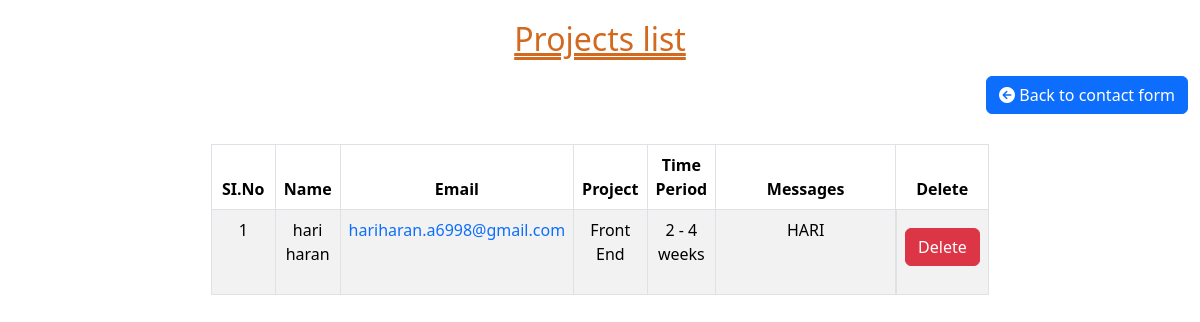
Before: /view_contact with the older database file.
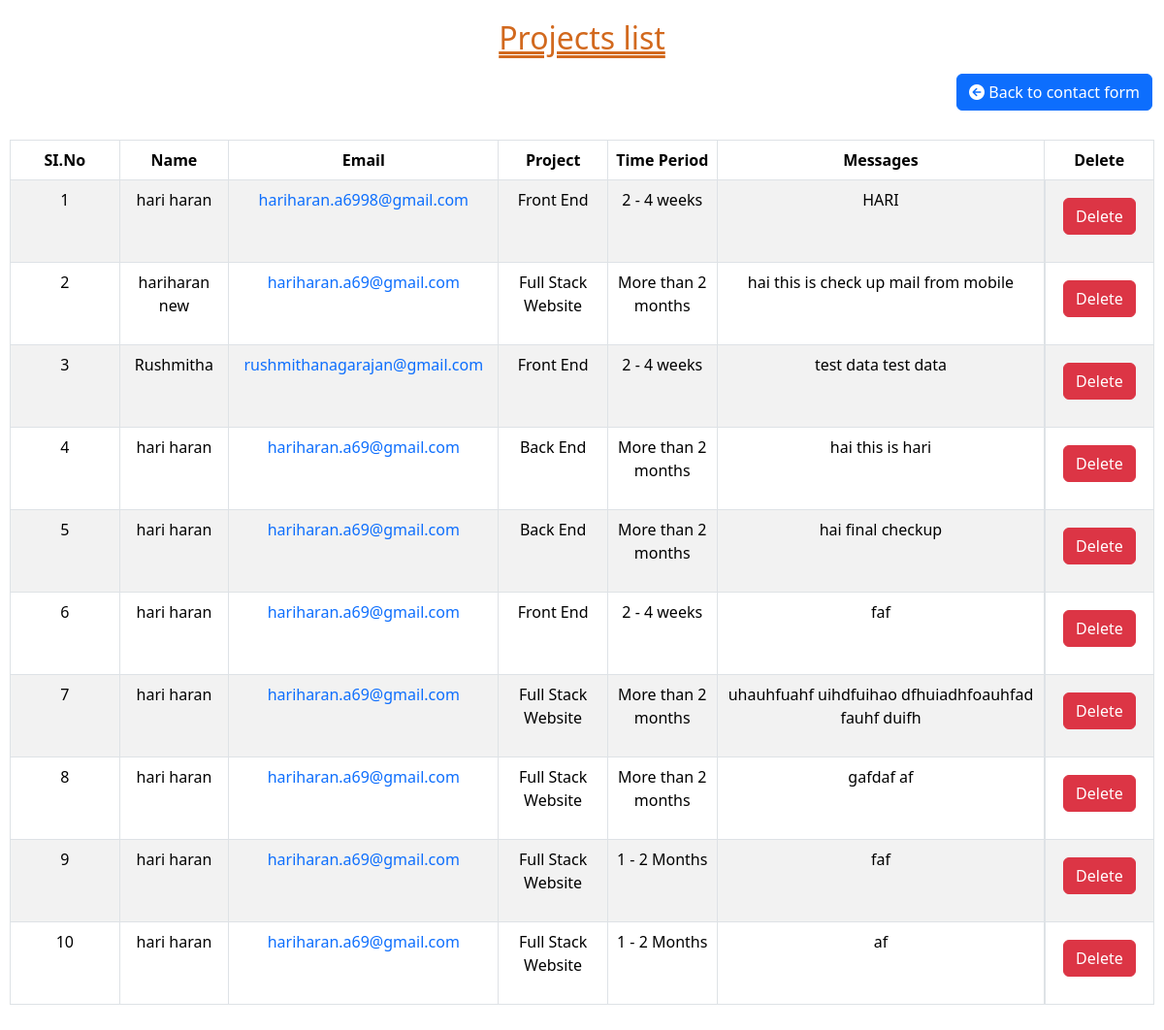
After: the same page with the newer database file.
### portfolio_app/models.py (models this page shows, shortened)
class Contact(models.Model):
    web_choice = [
        ('Front End', 'Front End'),
        ('Back End', 'Back End'),
        ('Full Stack Website', 'Full Stack Website'),
        ("I'm not sure yet", "I'm not sure yet"),
    ]
    days_choice = [
        ('2 - 4 weeks', '2 - 4 weeks'),
        ('1 - 2 Months', '1 - 2 Months'),
        ('More than 2 months', 'More than 2 months'),
    ]
    name = models.CharField(max_length = 50)
    email = models.EmailField(max_length = 50)
    web = models.CharField(choices=web_choice, max_length = 50, null = True, blank = True)
    days = models.CharField(choices=days_choice,max_length = 50, null = True, blank = True)
    text = models.TextField(max_length = 500)

### portfolio_app/views.py (the view)
# urls.py: path('view_contact', views.view_contact, name = 'view_contact'),
def view_contact(request):
    contact = Contact.objects.all()
    return render(request, 'admincontact.html',{'contact':contact})

### portfolio_app/custom_context.py (called while the page is built)
def custom_context(request):
    user = get_user(request)
    if user.is_authenticated:
        try:
            profile = UserProfile.objects.get(pro=user)
            image_url = profile.profile.url
        except UserProfile.DoesNotExist:
            image_url = None
    else:
        image_url = None
    return {'image_url': image_url}

### template/admincontact.html (shortened to what this page needs)
<!DOCTYPE html>
<html lang="en">
<head>
    <link rel="stylesheet" href="https://cdn.jsdelivr.net/npm/bootstrap@5.3.2/dist/css/bootstrap.min.css">
    <link rel="stylesheet" href="https://cdnjs.cloudflare.com/ajax/libs/font-awesome/6.5.2/css/all.min.css" />
</head>
<body>
    <div class="mainContainer table-responsive-sm">
        <h2 class="h2">Projects list</h2>
        <div class="container-fluid">
            <a href="contact" class="btn float-right btn-primary"><i class="fa-solid fa-circle-arrow-left"></i> Back to contact form</a>
        </div>
        <div class="sub_container table-responsive">
            <table class="table text-center table-bordered table-striped table-hover">
                <thead>
                    <tr>
                        <th class="col-1">SI.No</th>
                        <th class="col-1">Name</th>
                        <th class="col-1">Email</th>
                        <th class="col-1">Project</th>
                        <th class="col-1">Time Period</th>
                        <th class="col-3" colspan="2">Messages</th>
                        <th class="col-1">Delete</th>
                    </tr>
                </thead>
                <tbody>
                    {% for x in contact %}
                    <tr>
                        <td>{{forloop.counter}}</td>
                        <td>{{x.name}}</td>
                        <td><a href="mailto:{{x.email}}">{{x.email}}</a></td>
                        <td>{{x.web}}</td>
                        <td>{{x.days}}</td>
                        <td colspan="2" colspan="2">{{x.text}}</td>
                        <td class=" center-cell "><a href="delete_contact/{{x.id}}" class="btn btn-danger">Delete</a></td>
                    </tr>
                    {% endfor %}
                </tbody>
            </table>
        </div>
    </div>
</body>
</html>

### template/admincontact.html (style rules this page uses)
* { margin: 0; padding: 0; box-sizing: border-box; }
.mainContainer { height: fit-content; width: 100%; display: grid; place-items: center; }
.sub_container { height: fit-content; padding: 10px; }
.h2 { margin-top: 20px; text-decoration: double underline; color: chocolate; }
a { text-decoration: none; }
.btn { margin-top: 10px; margin-bottom: 20px; float: right; }
.center-cell { display: flex; justify-content: center; align-items: center; }

Changed rows visible on the page:
added Contact: name "hariharan new", email "hariharan.a69@gmail.com", web "Full Stack Website", days "More than 2 months", text "hai this is check up mail from mobile"
added Contact: name "Rushmitha", email "rushmithanagarajan@gmail.com", web "Front End", days "2 - 4 weeks", text "test data test data"
added Contact: name "hari haran", email "hariharan.a69@gmail.com", web "Back End", days "More than 2 months", text "hai this is hari"
added Contact: name "hari haran", email "hariharan.a69@gmail.com", web "Back End", days "More than 2 months", text "hai final checkup"
added Contact: name "hari haran", email "hariharan.a69@gmail.com", web "Front End", days "2 - 4 weeks", text "faf"
added Contact: name "hari haran", email "hariharan.a69@gmail.com", web "Full Stack Website", days "More than 2 months", text "uhauhfuahf uihdfuihao dfhuiadhfoauhfad fauhf duifh"
added Contact: name "hari haran", email "hariharan.a69@gmail.com", web "Full Stack Website", days "More than 2 months", text "gafdaf af"
added Contact: name "hari haran", email "hariharan.a69@gmail.com", web "Full Stack Website", days "1 - 2 Months", text "faf"
added Contact: name "hari haran", email "hariharan.a69@gmail.com", web "Full Stack Website", days "1 - 2 Months", text "af"
